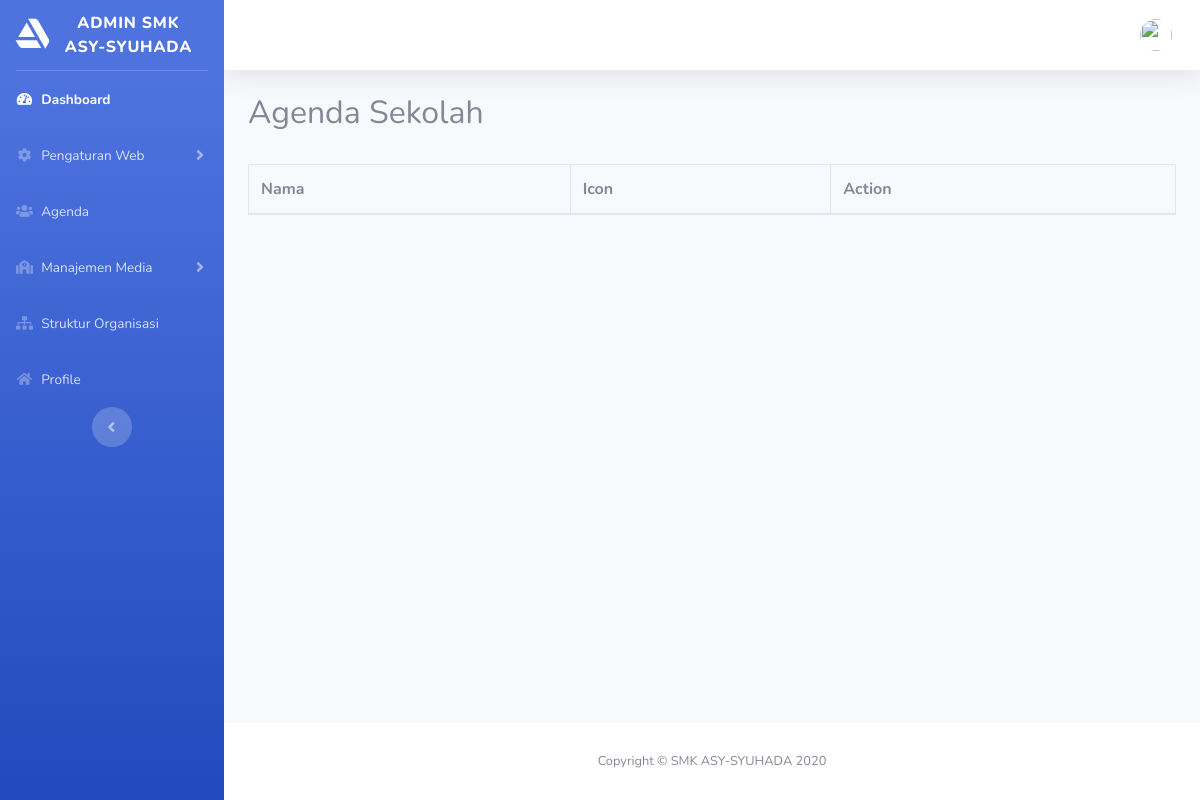
Page /index.php/icon on the earlier database version.
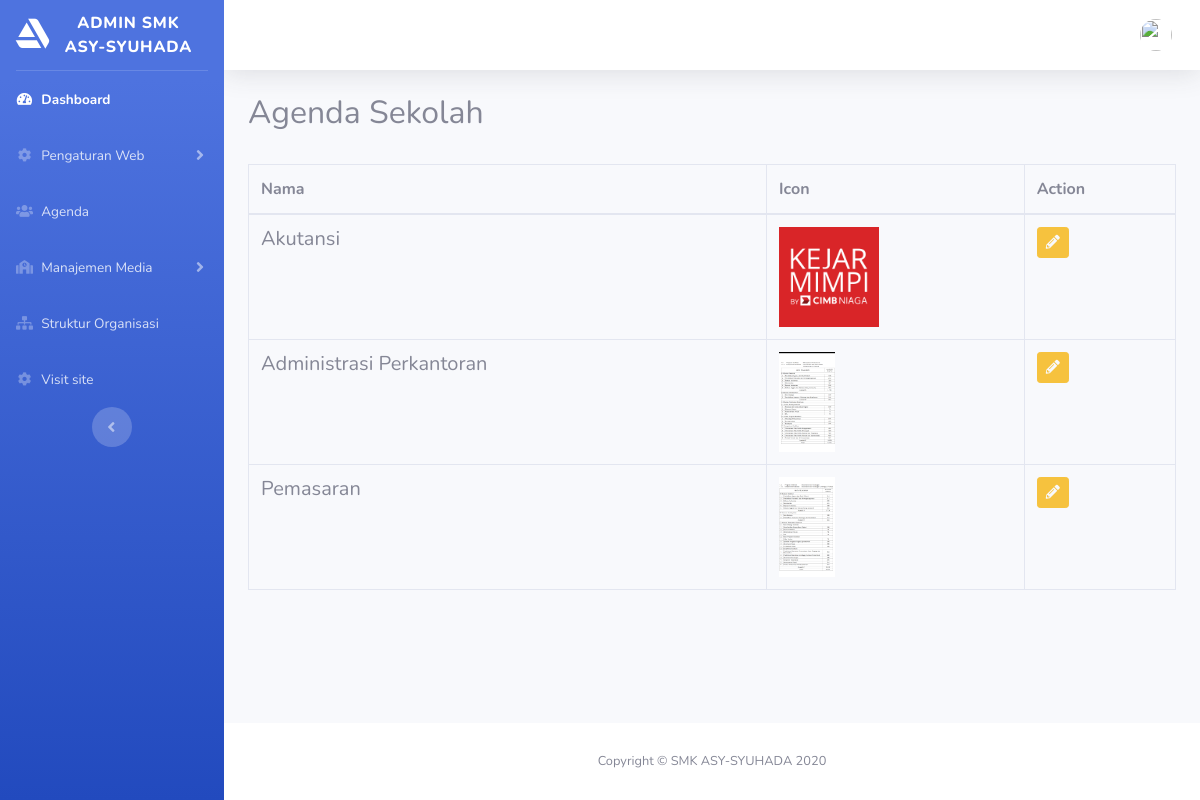
Same page on the later database version.
### tables this page shows
CREATE TABLE `menus` (
  `id` int(11) NOT NULL,
  `user_id` int(11) NOT NULL,
  `title` varchar(100) NOT NULL,
  `url` varchar(100) NOT NULL,
  `icon` varchar(100) NOT NULL,
  `is_active` char(1) NOT NULL
);

CREATE TABLE `icon_jurusan` (
  `id` int(11) NOT NULL,
  `nama` varchar(255) NOT NULL,
  `nama_icon` varchar(255) NOT NULL
);

### application/controllers/Icon.php (called while the page is built, shortened)
<?php
class Icon extends CI_Controller
{
	public function __construct()
	{
		$this->load->model('menu_model', 'menu');
		$this->load->model('icon_jurusan', 'icon');
	}
	public function index()
	{
		$data['title']		= 'Icon Jurusan';
		$data['page']		= 'jurusan/icon';
		$data['content'] 	= $this->icon->getData();
		$this->load->view('back/layouts/main', $data);
	}
}

### index.php (called while the page is built, shortened)
<?php
require_once BASEPATH.'core/CodeIgniter.php';

### application/models/Menu_model.php (called while the page is built, shortened)
<?php
class Menu_model extends CI_Model {
	public function getMenu()
	{
		if($this->session->userdata('id') != 1) {
			return $this->db->where('is_active', 'Y')->where('user_id', '2')->get('menus')->result();
		}else{
			return $this->db->where('is_active', 'Y')->get('menus')->result();
		}
	}
	public function getSubmenu($id)
	{
		$this->db->select(['submenus.sub_title', 'submenus.sub_url', 'submenus.is_active']);
		$this->db->from('submenus');
		$this->db->join('menus', 'submenus.menu_id = menus.id');
		$this->db->where('submenus.menu_id', $id);
		$this->db->where('submenus.is_active', 'Y');
		return $this->db->get()->result();
	}
}

### application/models/Icon_jurusan.php (called while the page is built, shortened)
<?php
class Icon_jurusan extends CI_Model {
	public function getData()
	{
		return $this->db->get_where('icon_jurusan');
	}
}

### application/views/back/pages/jurusan/icon.php (the view, shortened to what this page needs)
<div class="container">
	<div class="row">
		<div class="col">
			<h2>Agenda Sekolah</h2>
		</div>
	</div>
	<div class="row mt-4">
		<div class="col">
			<div class="table-responsive">
				<table class="table table-bordered">
					<thead>
						<tr>
							<th>Nama</th>
							<th>Icon</th>
							<th>Action</th>
						</tr>
					</thead>
					<tbody>
						<?php foreach ($content->result() as $icon) { ?>
						<tr>
							<td>
								<h5><?= $icon->nama ?></h5>
							</td>
							<td>
									<div>
										<img class="" height="100" src="<?= base_url('img/jurusan/'.$icon->nama_icon) ?>" alt="">
									</div>
								</td>
								<td>
									<a href="<?= base_url('icon/edit/' . $icon->id); ?>" class="btn btn-warning btn-sm text-light">
										<i class="fas fa fa-pencil-alt"></i>
									</a>
								</td>
							</tr>
							<?php } ?>
					</tbody>
				</table>
			</div>
		</div>
	</div>
</div>

### application/views/back/layouts/main.php (shortened to what this page needs)
<!DOCTYPE html>
<html lang="en">
<head>
  <link href="<?= base_url() ?>asset/vendor/fontawesome-free/css/all.min.css" rel="stylesheet" type="text/css">
  <link href="<?= base_url() ?>asset/vendor/datatables/dataTables.bootstrap4.min.css" rel="stylesheet">
  <link href="<?= base_url() ?>asset/vendor/summernote/dist/summernote-bs4.min.css" rel="stylesheet">
  <link href="<?= base_url() ?>asset/css/sb-admin-2.min.css" rel="stylesheet">
</head>
<body id="page-top">
  <div id="wrapper">
    <?php $this->load->view('back/layouts/_sidebar') ?>
    <div id="content-wrapper" class="d-flex flex-column">
      <div id="content">
        <nav class="navbar navbar-expand navbar-light bg-white topbar mb-4 static-top shadow">
    		<?php $this->load->view('back/layouts/_topbar') ?>
        </nav>
			<?php $this->load->view('back/pages/' . $page) ?>
      </div>
		<?php $this->load->view('back/layouts/_footer') ?>
    </div>
  </div>
</body>
</html>

### application/views/back/layouts/_sidebar.php (shortened to what this page needs)
<ul class="navbar-nav bg-gradient-primary sidebar sidebar-dark accordion" id="accordionSidebar">
	<a class="sidebar-brand d-flex align-items-center justify-content-center" href="<?= base_url('admin') ?>">
		<div class="sidebar-brand-icon">
			<i class="fab fa-artstation"></i>
		</div>
		<div class="sidebar-brand-text mx-2">Admin SMK ASY-Syuhada</div>
	</a>
	<hr class="sidebar-divider my-0">
	<li class="nav-item active">
		<a class="nav-link" href="<?= base_url('admin') ?>">
			<i class="fas fa-fw fa-tachometer-alt"></i>
			<span>Dashboard</span></a>
	</li>
	<?php
		$menus = $this->menu->getMenu();
		foreach($menus as $menu) :
			$submenu = $this->menu->getSubmenu($menu->id);
	?>
	<li class="nav-item">
		<?php if($submenu) : ?>
			<a class="nav-link collapsed" href="<?= base_url() ?>" data-toggle="collapse" data-target="#collapse<?= $menu->id ?>" aria-expanded="true" aria-controls="collapse">
				<i class="<?= $menu->icon ?>"></i>
				<span><?= $menu->title ?></span>
			</a>
		<?php else : ?>
			<a class="nav-link" href="<?= base_url() . $menu->url ?>">
				<i class="<?= $menu->icon ?>"></i>
				<span><?= $menu->title ?></span>
			</a>
		<?php endif; ?>
	</li>
	<?php endforeach ?>
	<div class="text-center d-none d-md-inline">
		<button class="rounded-circle border-0" id="sidebarToggle"></button>
	</div>
</ul>

### application/views/back/layouts/_topbar.php (shortened to what this page needs)
<ul class="navbar-nav ml-auto">
	<li class="nav-item dropdown no-arrow">
		<a class="nav-link dropdown-toggle" href="#" id="userDropdown" role="button" data-toggle="dropdown" aria-haspopup="true" aria-expanded="false">
			<img class="img-profile rounded-circle" src="https://source.unsplash.com/QAB-WJcbgJk/60x60">
		</a>
	</li>
</ul>

### application/views/back/layouts/_footer.php
<footer class="sticky-footer bg-white">
	<div class="container my-auto">
		<div class="copyright text-center my-auto">
		<span>Copyright &copy; SMK ASY-SYUHADA 2020</span>
		</div>
	</div>
</footer>

Differences in the rows shown:
removed menus: title "Profile"
added menus: title "Visit site"
added icon_jurusan: nama "Akutansi", nama_icon (picture)
added icon_jurusan: nama "Administrasi Perkantoran", nama_icon (picture)
added icon_jurusan: nama "Pemasaran", nama_icon (picture)
